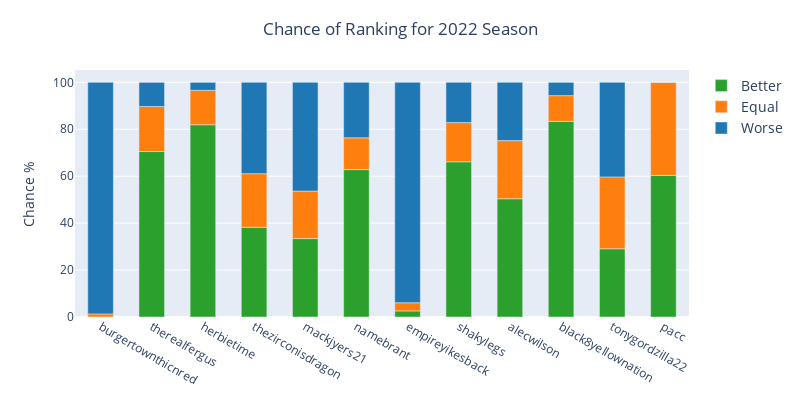

Notebook code for this chart:
### Code cell
# Plots the season probabilities as a stacked bar chart
season_probs_melt = pd.melt(season_probs, id_vars=['username', "Playoff"], var_name=' ', value_name='Chance %')
fig = px.bar(
        season_probs_melt, 
        x='username', 
        y='Chance %', 
        color = ' ', 
        title = f'Chance of Ranking for {YEAR} Season',
        color_discrete_sequence = px.colors.qualitative.D3[:3][::-1],
        )

fig.update_layout(width=800,
                  height=400,
                  xaxis_title = None,
                  yaxis_title = "Chance %",
                  title_x = 0.5,
                  font=dict(size=12),
                  margin=dict(t=70, b=75, l=75, r=50),
                  bargap=0.5,
                  legend = dict(title = None,
                                font = dict(size=14))
                 )

### Figure 1 — Plotly figure (JSON) as saved in the notebook; plotly's stock layout.template omitted (floating-point values rounded to 4 significant figures)
{"data": [{"alignmentgroup": "True", "hovertemplate": " =Better<br>username=%{x}<br>Chance %=%{y}<extra></extra>", "legendgroup": "Better", "marker": {"color": "#2CA02C", "pattern": {"shape": ""}}, "name": "Better", "offsetgroup": "Better", "orientation": "v", "showlegend": true, "textposition": "auto", "type": "bar", "x": ["burgertownthicnred", "therealfergus", "herbietime", "thezirconisdragon", "mackjyers21", "namebrant", "empireyikesback", "shakylegs", "alecwilson", "black8yellownation", "tonygordzilla22", "pacc"], "xaxis": "x", "y": [0, 70.52, 81.94, 38.24, 33.42, 62.82, 2.59, 66.15, 50.39, 83.37, 29.09, 60.34], "yaxis": "y"}, {"alignmentgroup": "True", "hovertemplate": " =Equal<br>username=%{x}<br>Chance %=%{y}<extra></extra>", "legendgroup": "Equal", "marker": {"color": "#FF7F0E", "pattern": {"shape": ""}}, "name": "Equal", "offsetgroup": "Equal", "orientation": "v", "showlegend": true, "textposition": "auto", "type": "bar", "x": ["burgertownthicnred", "therealfergus", "herbietime", "thezirconisdragon", "mackjyers21", "namebrant", "empireyikesback", "shakylegs", "alecwilson", "black8yellownation", "tonygordzilla22", "pacc"], "xaxis": "x", "y": [1.33, 19.19, 14.67, 22.85, 20.25, 13.53, 3.48, 16.7, 24.78, 10.97, 30.62, 39.66], "yaxis": "y"}, {"alignmentgroup": "True", "hovertemplate": " =Worse<br>username=%{x}<br>Chance %=%{y}<extra></extra>", "legendgroup": "Worse", "marker": {"color": "#1F77B4", "pattern": {"shape": ""}}, "name": "Worse", "offsetgroup": "Worse", "orientation": "v", "showlegend": true, "textposition": "auto", "type": "bar", "x": ["burgertownthicnred", "therealfergus", "herbietime", "thezirconisdragon", "mackjyers21", "namebrant", "empireyikesback", "shakylegs", "alecwilson", "black8yellownation", "tonygordzilla22", "pacc"], "xaxis": "x", "y": [98.67, 10.29, 3.39, 38.91, 46.33, 23.64, 93.92, 17.15, 24.83, 5.66, 40.29, 0], "yaxis": "y"}], "layout": {"bargap": 0.5, "barmode": "relative", "font": {"size": 12}, "height": 400, "legend": {"font": {"size": 14}, "title": {}, "tracegroupgap": 0}, "margin": {"b": 75, "l": 75, "r": 50, "t": 70}, "title": {"text": "Chance of Ranking for 2022 Season", "x": 0.5}, "width": 800, "xaxis": {"anchor": "y", "domain": [0, 1], "title": {}}, "yaxis": {"anchor": "x", "domain": [0, 1], "title": {"text": "Chance %"}}}}
